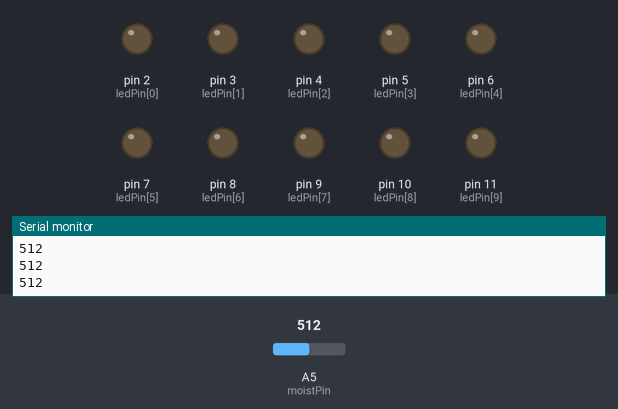
The sketch below on a simulated Arduino Uno, built with avr-gcc and run on an emulated ATmega328P. Shown: output pins drawn as LEDs (lit = HIGH), the last lines printed to the serial monitor. Dashed ring = blinking. Inputs (shaded band) come from the test bench; at power-on: A5 (moistPin) = 512.

Above: at 1.2 s.
1.3 s: A5 (moistPin) set to 491
At 1.98 s:
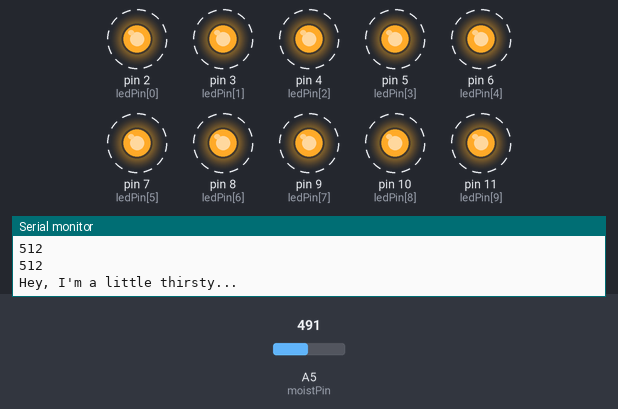
4.3 s: A5 (moistPin) set to 290
At 6.19 s:
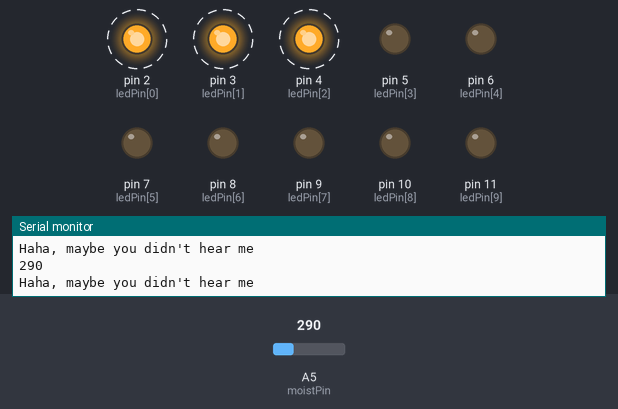
Timing chart, 0 to 13.3 s (numbered marks = the images above; inputs shaded):
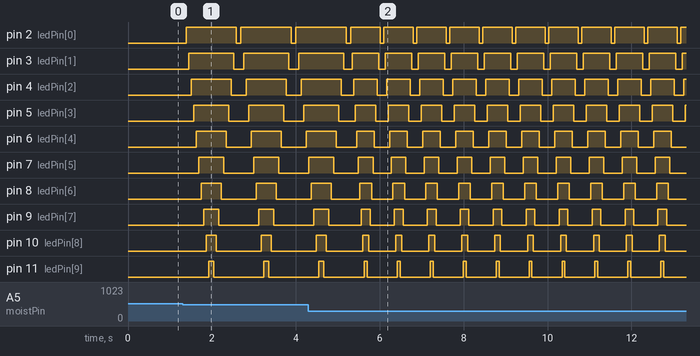

The sketch:

waterPlant.ino
```cpp
/*****************************************************
 *****************************************************
 ****            Arduino Plant Monitor            ****
 ****          Author: William R. Sinkey          ****
 ****       Date Completed: 1 November 2014       ****
 *****************************************************
 *****************************************************/

//Variables used for pin locations
const short ledPin[] = {
  2, 3, 4, 5, 6, 7, 8, 9, 10, 11};
const short moistPin = A5;


//Variable used for simulating moisture level
int randMoist = 9;

//Ardunio setup fucntion; used for initilization
void setup(){
  for(int i = 0; i < 10; i++) {  //Setup all LED pins to OUTPUT
    pinMode(ledPin[i], OUTPUT);
  }

  Serial.begin(9600);  //Set Serial port buad rate
  Serial.flush();

  Serial.println("Arduino Plant Monitor Initiated...");
}

void loop(){
  //Check the mositure level and print it to the Serial port
  checkMoisture(analogRead(A5));
  Serial.println(analogRead(A5));

  //Used for troubleshooting; input values ex. "o9" = 9
  /*  if (Serial.available() > 0) {
   if (Serial.peek() == 'o') {
   randMoist = Serial.parseInt();
   while (Serial.available() > 0) {
   Serial.read();
   }
   }
   }
   Serial.println(randMoist);
   checkMoisture(randMoist);
   */
}

//alert function used to control the LEDs
void alert(int intensity) {
  delay(50);  //Delay to allow updates on moisture levels
  //Set LED displayed based on intesity level
  for(int i = 0; i < 10; i++) {
    digitalWrite(ledPin[i], HIGH);
    delay(intensity);
  }
  for(int i = 10; i >= 0; i--) {
    digitalWrite(ledPin[i], LOW);
    delay(intensity);
  }
}

//checkMoisture function used to set the intensity of the LEDs
//and display a message to the user over the Serial port
int checkMoisture(int moisture) {
  if (moisture <= 100) {
    Serial.println("I need water NOW!!");
    alert(15);
  }
  else if (moisture <= 200) {
    Serial.println("Starting to freak out...I need water ahora!");
    alert(25);
  }
  else   if (moisture <= 300) {
    Serial.println("Haha, maybe you didn't hear me");
    alert(35);
  }
  else if (moisture <= 400) {
    Serial.println("I could really use that water right now...");
    alert(45);
  }
  else if (moisture <= 500) {
    Serial.println("Hey, I'm a little thirsty...");
    alert(60);
  }
  //Serial.println(moisture);  //Used for troubleshooting
}
```

Measured:
- the behaviour switches between 501 and 500 on A5 (moistPin) (found by bisection; images 0 and 1)
- after the input at 1.3 s, pin 2 (ledPin[0]): alternates HIGH for 1.2 s and LOW for 0.11 s, starting after 0.08 s; pin 3 (ledPin[1]): alternates HIGH for 1.1 s and LOW for 0.23 s, starting after 0.14 s
- after the input at 4.3 s, pin 2 (ledPin[0]): alternates HIGH for 0.70 s and LOW for 0.09 s, starting after 1.7 s; pin 3 (ledPin[1]): alternates HIGH for 0.63 s and LOW for 0.16 s, starting after 1.7 s; pin 4 (ledPin[2]): alternates HIGH for 0.56 s and LOW for 0.23 s, starting after 1.1 s
